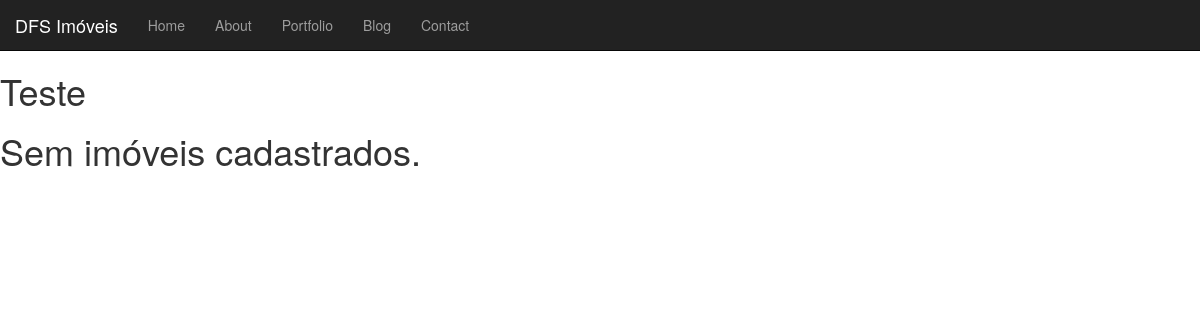
Before: / with the older database file.
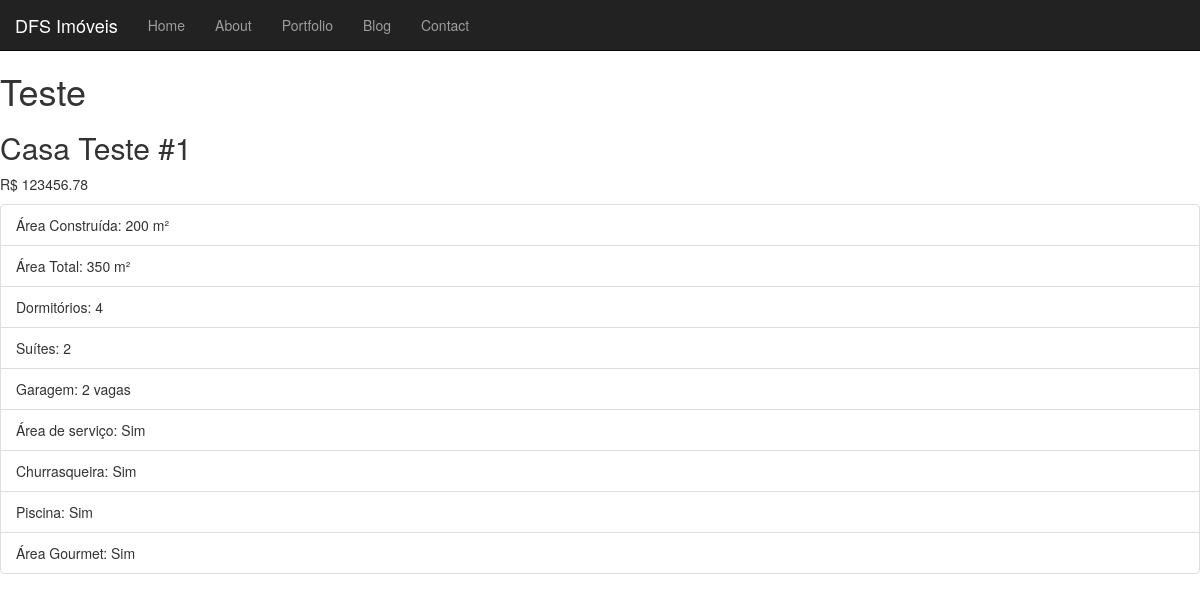
After: the same page with the newer database file.
### imoveis/models.py (models this page shows)
class Casa(models.Model):
    id = models.BigAutoField(primary_key=True)
    data_cadastro = models.DateTimeField(default=timezone.now())
    nome_exibicao = models.CharField(max_length=255, null=True)
    endereco  = models.CharField(max_length=255, null=True)
    bairro  = models.CharField(max_length=255, null=True)
    cidade  = models.CharField(max_length=255, null=True)
    valor  = models.FloatField()
    m2_construido = models.IntegerField()
    m2_total = models.IntegerField()
    dormitorios = models.IntegerField()
    suites = models.IntegerField()
    vagas = models.IntegerField()
    area_servico = models.BooleanField()
    churrasqueira = models.BooleanField()
    piscina = models.BooleanField()
    area_gourmet = models.BooleanField()
    descricao = models.TextField()
    foto_1 = models.ImageField()
    foto_2 = models.ImageField()
    foto_3 = models.ImageField()
    foto_4 = models.ImageField()
    video = models.ImageField()

### imoveis/views.py (the view)
# urls.py: path('', views.index, name='index'),
def index(request):
    casas = Casa.objects.order_by('data_cadastro')
    template = loader.get_template('index.html')
    context = {
        'casas': casas,
    }
    return HttpResponse(template.render(context, request))

### imoveis/templates/index.html
{% extends 'base.html' %}
{% block content %}
<h1>Teste</h1>
{% if casas %}
    {% for casa in casas %}
    <div class="card">
        <div class="card-body">
        <h2 class="card-title">{{casa.nome_exibicao}}</h2>
        <p class="card-text">R$ {{casa.valor}}</p>
        <ul class="list-group list-group-flush">
            <li class="list-group-item">Área Construída: {{casa.m2_construido}} m²</li>
            <li class="list-group-item">Área Total: {{casa.m2_total}} m²</li>
            <li class="list-group-item">Dormitórios: {{casa.dormitorios}}</li>
            <li class="list-group-item">Suítes: {{casa.suites}}</li>
            <li class="list-group-item">Garagem: {{casa.vagas}} vagas</li>
            <li class="list-group-item">Área de serviço: {% if casa.area_servico == True %} Sim {% else %} Não {% endif %}</li>
            <li class="list-group-item">Churrasqueira: {% if casa.churrasqueira == True %} Sim {% else %} Não {% endif %}</li>
            <li class="list-group-item">Piscina: {% if casa.piscina == True %} Sim {% else %} Não {% endif %}</li>
            <li class="list-group-item">Área Gourmet: {% if casa.area_gourmet == True %} Sim {% else %} Não {% endif %}</li>
        </ul>
    </div>
    </div>
{% endfor %}
{% else %}
<h1>Sem imóveis cadastrados.</h1>
{% endif %}
{% endblock %}

### imoveis/templates/base.html (shortened to what this page needs)
<!DOCTYPE html>
<html lang="pt-BR">
<head>
    <link rel="stylesheet" href="https://cdnjs.cloudflare.com/ajax/libs/twitter-bootstrap/3.3.7/css/bootstrap.min.css">
</head>
<body>
<nav class="navbar navbar-inverse navbar-static-top" role="navigation">
  <a class="navbar-brand" href="#">DFS Imóveis</a>
  <div class="container">
    <div class="collapse navbar-collapse" id="bs-example-navbar-collapse-1">
      <ul class="nav navbar-nav">
        <li><a href="index.php">Home</a></li>
        <li><a href="about.php">About</a></li>
        <li><a href="#portfolio">Portfolio</a></li>
        <li><a href="#">Blog</a></li>
        <li><a href="contact.php">Contact</a></li>
      </ul>
    </div>
  </div>
</nav>
{% block content %}
{% endblock %}

Changed rows visible on the page:
added Casa: nome_exibicao "Casa Teste #1", valor "123456.78", m2_construido "200", m2_total "350", dormitorios "4", suites "2", vagas "2", area_servico "Sim", churrasqueira "Sim", piscina "Sim", area_gourmet "Sim"
Other visible differences:
text no longer shown: "Sem imóveis cadastrados."
